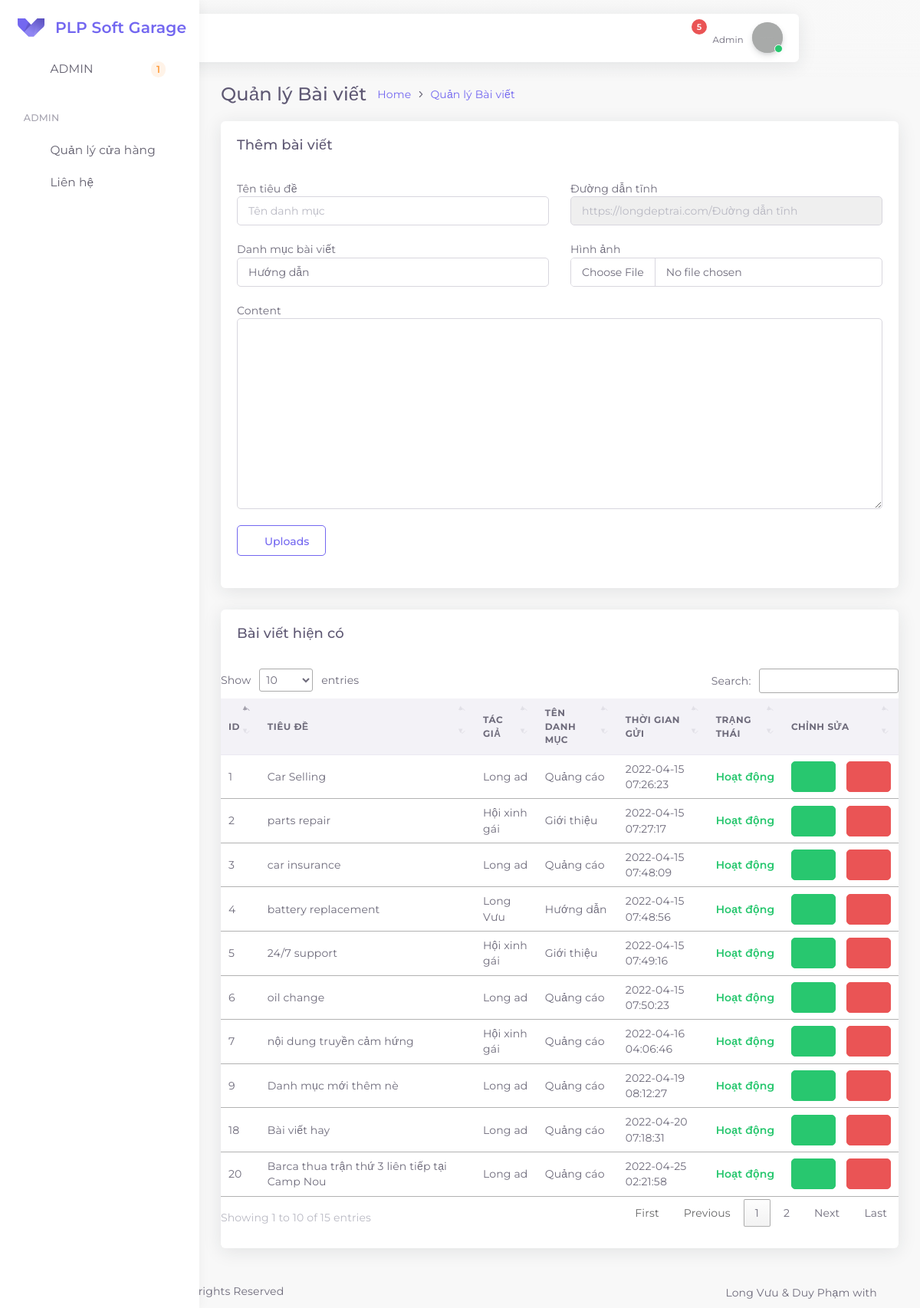
The page /admin/admin_controller/blog_load.php on the database its author committed.
### tables this page shows
CREATE TABLE `blog` (
  `id` int(11) NOT NULL,
  `title` varchar(255) NOT NULL,
  `slug` varchar(255) NOT NULL,
  `id_user` int(11) NOT NULL,
  `id_cate` int(11) NOT NULL,
  `text` text NOT NULL,
  `time` timestamp NULL DEFAULT current_timestamp(),
  `img` varchar(255) DEFAULT NULL,
  `status` tinyint(4) DEFAULT 0
);

CREATE TABLE `user` (
  `UserID` int(11) NOT NULL,
  `Fullname` varchar(255) NOT NULL,
  `LoginName` varchar(255) NOT NULL,
  `Password` varchar(255) NOT NULL,
  `Address` varchar(255) DEFAULT 'Trống',
  `Email` varchar(255) NOT NULL,
  `Phone` int(10) DEFAULT NULL,
  `Token` varchar(255) NOT NULL,
  `img` varchar(255) DEFAULT NULL,
  `Status` tinyint(1) DEFAULT 0,
  `Level` tinyint(1) NOT NULL DEFAULT 0
);

CREATE TABLE `categogies_blog` (
  `id_cate` int(11) NOT NULL,
  `name_cate` varchar(255) NOT NULL,
  `status` tinyint(1) NOT NULL DEFAULT 0
);

### admin/admin_controller/blog_load.php (called while the page is built, shortened)
<?php
require 'admin_views/header.php';
$blog = mysqli_query($conn,"SELECT * from categogies_blog");
$result = mysqli_query($conn,"SELECT blog.*,user.Fullname, categogies_blog.name_cate from blog join user on blog.id_user = user.UserID JOIN categogies_blog on categogies_blog.id_cate = blog.id_cate");
 require 'admin_views/blog_load.php';
 require 'admin_views/footer.php';
?>

### admin/admin_views/blog_load.php (the view, shortened to what this page needs)
<div class="app-content content">
    <div class="header-wrapper container-xxl p-0">
        <div class="content-header row">
            <div class="content-header-left col-md-9 col-12 mb-2">
                <div class="row breadcrumbs-top">
                    <div class="col-12">
                        <h2 class="content-header-title float-start mb-0">Quản lý Bài viết</h2>
                        <div class="breadcrumb-wrapper">
                            <ol class="breadcrumb">
                                <li class="breadcrumb-item"><a href="./home">Home</a>
                                </li>
                                <li class="breadcrumb-item"><a href="./blog_load.html">Quản lý Bài viết</a>
                                </li>
                            </ol>
                        </div>
                    </div>
                </div>
            </div>
        </div>
    </div>
    <div class="content-body">
    <section id="context-menu">
            <div class="row">
                <div class="col-12">
                    <div class="card">
                        <div class="card-header">
                            <h4 class="card-title">Thêm bài viết</h4>
                        </div>
                        <div class="card-body">
                            <div class="row">
                                <form id="form-add-blog" action="" method="POST" enctype="multipart/form-data" >
                                    <div class="row">
                                        <div class="col-sm-12 col-lg-6 mb-2">
                                            <label for="">Tên tiêu đề</label>
                                            <input name="title" type="text" id="name-cate" onkeyup="ChangeToSlug();" class="form-control" placeholder="Tên danh mục">
                                        </div>
                                        <div class="col-sm-12 col-lg-6 mb-2">
                                            <label for="">Đường dẫn tĩnh</label>
                                            <input name="slug" type="text" class="form-control" id="slug" disabled="" placeholder="https://longdeptrai.com/Đường dẫn tĩnh">
                                        </div>
                                        <div class="col-sm-12 col-lg-6 mb-2">
                                            <label for="">Danh mục bài viết</label>
                                            <select name="id_cate" id="input" class="form-control" required="required">
                                                <?php foreach($blog as $key => $value) { ?>
                                                <option value="<?=$value['id_cate']?>"><?=$value['name_cate']?></option>
                                                <?php }?>
                                            </select>
                                        </div>
                                        <div class="col-sm-12 col-lg-6 mb-2">
                                            <label for="">Hình ảnh</label>
                                            <input  type="file"  name="img_blog" id="img_blog" class="form-control" placeholder="Link hình ảnh ở quản lý hình ảnh">
                                        </div>
                                        <div class="col-sm-12 col-lg-12 mb-2">
                                            <label for="">Content</label>
                                            <textarea  class="form-control tinymce" name="content" id="myTextarea" cols="30" rows="10"></textarea>
                                        </div>
                                        <div class="col-sm-12 col-lg-12 mb-2">
                                            <button type="submit" onclick="return Add()" class="btn btn-outline-primary" id="save-cate-list"><i data-feather="save"></i>Uploads</button>
                                        </div>
                                    </div>
                                </form>
                            </div>
                        </div>
                    </div>
                </div>
            </div>
        </section>
        <section id="context-menu">
            <div class="row">
                <div class="col-12">
                    <div class="card">
                        <div class="card-header">
                            <h4 class="card-title">Bài viết hiện có </h4>
                        </div>
                        <div class="col-12">
                        <div class="card card-company-table">
                            <div class="card-body p-0">
                            <div class="table-responsive">
                                <table id="myTable" class="table">
                                <thead>
                                    <tr>
                                    <th>ID</th>
                                    <th>Tiêu đề</th>
                                    <th>Tác giả</th>
                                    <th>Tên danh mục</th>
                                    <th>Thời gian gửi</th>
                                    <th>Trạng thái</th>
                                    <th>Chỉnh sửa</th>
                                    </tr>
                                </thead>
                                <tbody>
                                   <?php foreach($result as $key => $value) {?>
                                    <tr>
                                        <td><?=$value['id']?></td>
                                        <td><?=$value['title']?></td>
                                        <td><?=$value['Fullname']?></td>
                                        <td><?=$value['name_cate']?></td>
                                        <td><?=$value['time']?></td>
                                        <?php if($value['status']==0){?>
                                        <td class="fw-bolder text-success">Hoạt động</td>
                                        <?php }elseif($value['status']== 1) {?>
                                        <td class="fw-bolder text-danger">Bị khóa</td>
                                        <?php }?>
                                        <td>
                                            <div class="d-flex align-items-center ">
                                                <a class="btn btn-success me-1" href="./index.php?ctrl=blog_edit&id=<?=$value['id']?>"><i data-feather="edit"></i></a>
                                               <a class="btn btn-danger" onclick="return Del('<?= $value['title']?>')" href="./index.php?ctrl=blog_delete&id=<?=$value['id']?>"><i  data-feather="delete"></i></a>
                                            </div>
                                        </td>
                                    </tr>
                                <?php }?>
                                </tbody>
                                </table>
                            </div>
                            </div>
                        </div>
                        </div>
                    </div>
                </div>
            </div>
        </section>
    </div>
</div>

### rows shown on the page
blog: id "1", title "Car Selling", id_user.Fullname "Long ad", id_cate.name_cate "Quảng cáo", time "2022-04-15 07:26:23", status "Hoạt động"
blog: id "2", title "parts repair", id_user.Fullname "Hội xinh gái", id_cate.name_cate "Giới thiệu", time "2022-04-15 07:27:17", status "Hoạt động"
blog: id "3", title "car insurance", id_user.Fullname "Long ad", id_cate.name_cate "Quảng cáo", time "2022-04-15 07:48:09", status "Hoạt động"
blog: id "4", title "battery replacement", id_user.Fullname "Long Vưu", id_cate.name_cate "Hướng dẫn", time "2022-04-15 07:48:56", status "Hoạt động"
blog: id "5", title "24/7 support", id_user.Fullname "Hội xinh gái", id_cate.name_cate "Giới thiệu", time "2022-04-15 07:49:16", status "Hoạt động"
blog: id "6", title "oil change", id_user.Fullname "Long ad", id_cate.name_cate "Quảng cáo", time "2022-04-15 07:50:23", status "Hoạt động"
blog: id "7", title "nội dung truyền cảm hứng", id_user.Fullname "Hội xinh gái", id_cate.name_cate "Quảng cáo", time "2022-04-16 04:06:46", status "Hoạt động"
blog: id "9", title "Danh mục mới thêm nè", id_user.Fullname "Long ad", id_cate.name_cate "Quảng cáo", time "2022-04-19 08:12:27", status "Hoạt động"
blog: id "18", title "Bài viết hay", id_user.Fullname "Long ad", id_cate.name_cate "Quảng cáo", time "2022-04-20 07:18:31", status "Hoạt động"
blog: id "20", title "Barca thua trận thứ 3 liên tiếp tại Camp Nou", id_user.Fullname "Long ad", id_cate.name_cate "Quảng cáo", time "2022-04-25 02:21:58", status "Hoạt động"

### other values the page prints
form field id_cate "Hướng dẫn"
